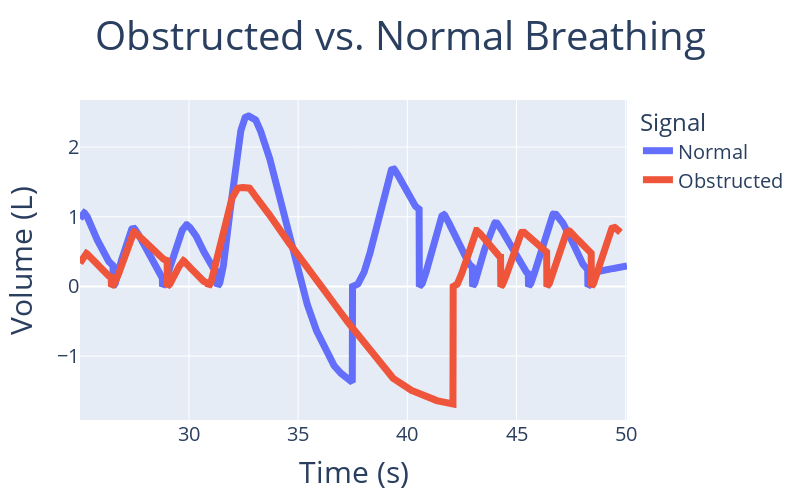

The notebook cell saved with this chart:
### Code cell
import plotly.graph_objects as go

obstruct_fig = go.Figure(
    layout=go.Layout(width=800, height=500)
)
obstruct_fig.add_trace(go.Scatter(x=norm_df.time, y=norm_df.volume, name='Normal'))
obstruct_fig.add_trace(go.Scatter(x=obstruct_df.time, y=obstruct_df.volume, name='Obstructed'))
obstruct_fig.update_layout(
    title=dict(text='Obstructed vs. Normal Breathing', x=0.5, font_size=40),
    xaxis=dict(title_text='Time (s)', title_font_size=30, tickfont_size=20),
    yaxis=dict(title_text='Volume (L)', title_font_size=30, tickfont_size=20),
    legend=dict(title='Signal', font_size=20)
)
obstruct_fig.update_traces(
    line=dict(width=7)
)
obstruct_fig.show()

### Figure 1 — Plotly figure (JSON) as saved in the notebook; plotly's stock layout.template omitted (floating-point values rounded to 4 significant figures; data arrays with more than 128 entries replaced by an {"elided": "..."} marker saying what was removed)
{"data": [{"line": {"width": 7}, "name": "Normal", "type": "scatter", "x": {"elided": "2506 float values"}, "y": {"elided": "2506 float values"}}, {"line": {"width": 7}, "name": "Obstructed", "type": "scatter", "x": {"elided": "2476 float values"}, "y": {"elided": "2476 float values"}}], "layout": {"height": 500, "legend": {"font": {"size": 20}, "title": {"text": "Signal"}}, "title": {"font": {"size": 40}, "text": "Obstructed vs. Normal Breathing", "x": 0.5}, "width": 800, "xaxis": {"tickfont": {"size": 20}, "title": {"font": {"size": 30}, "text": "Time (s)"}}, "yaxis": {"tickfont": {"size": 20}, "title": {"font": {"size": 30}, "text": "Volume (L)"}}}}
